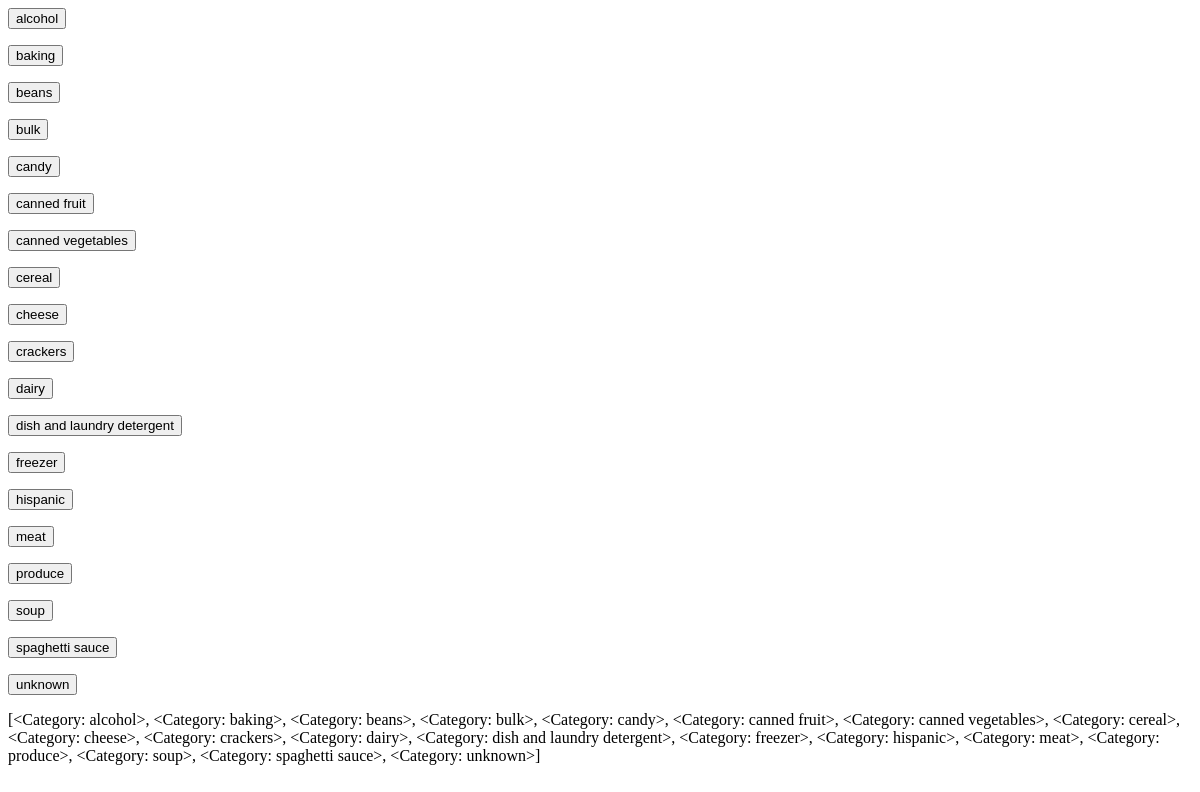
/kitchen/item_selector/, run on an earlier commit of the app's database.
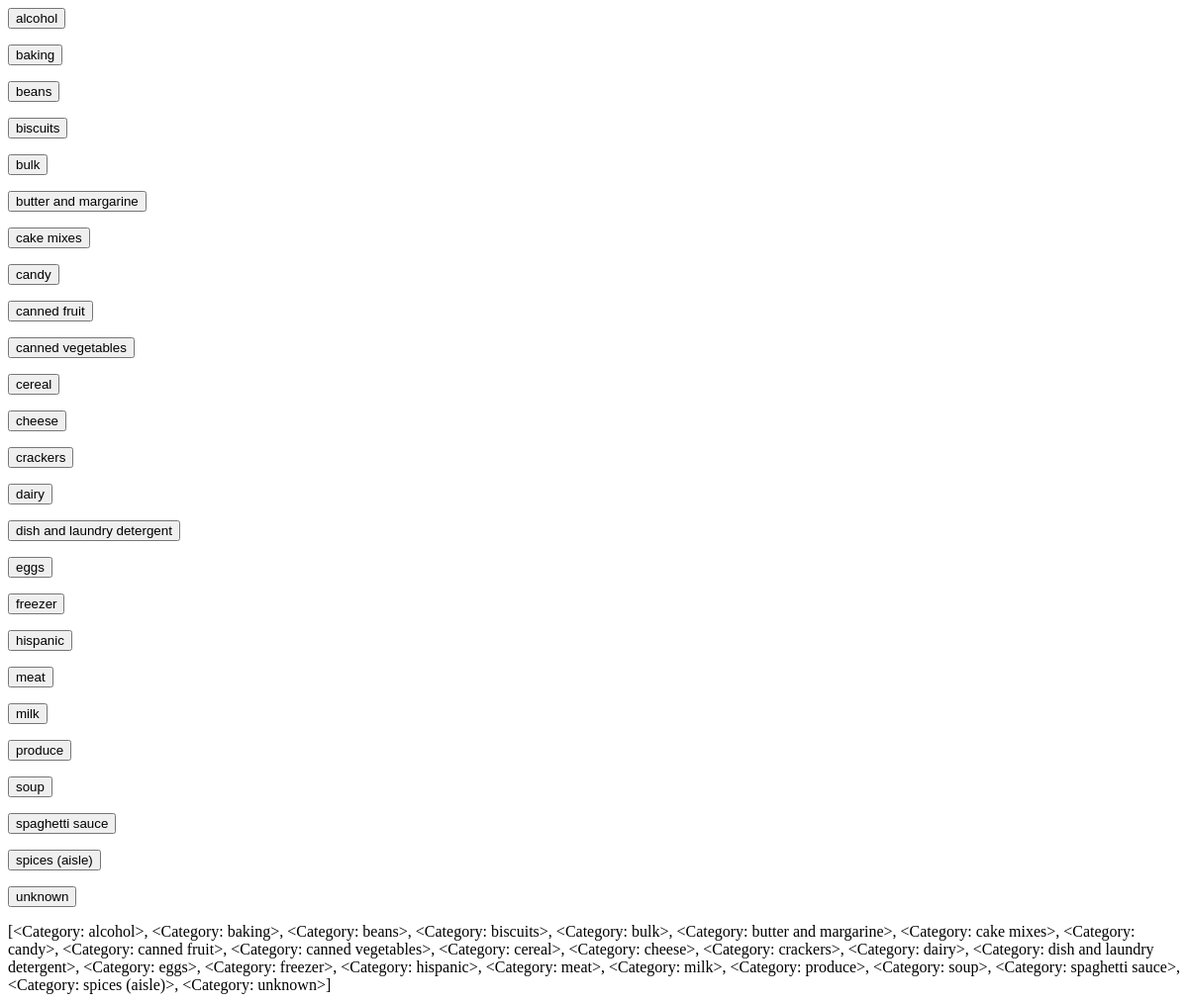
And on a later commit of the database.
### kitchen/models.py (models this page shows)
class Category(models.Model):
    name   = models.CharField(max_length=256)
    class Meta:
        ordering = ('name',)
    def __unicode__(self):
        return self.name

### kitchen/views.py (the view)
# urls.py: url(r'item_selector/$',        views.item_selector,       name='item_selector'),
def item_selector(request):
    pass_through = []
    for p in request.POST.items():
        if p[0][0:3] == 'ud_':
            pass_through.append(p)
    try:
        cat = request.POST['cat']
    except KeyError:
        cat = None
    tree = kitchen.funcs.item_selector_tree2(cat)
    context = {
            'cat': cat,
            'pass_through': pass_through,#request.POST.items(),
            'extra': pass_through,#request.POST.items(),
            }
    if not tree:
        return item_selector_final(request)
        if not cat:
            return render(request, 'kitchen/error.html', {'message':'item selector: no category'})
        choices = kitchen.funcs.category_get_items(cat)
        context['action'] = 'kitchen:item_selector_test'
        temp = 'kitchen/item_selector_final_0.html'
    else:
        choices = tree
        temp = 'kitchen/item_selector.html'
    context['choices'] = choices
    return render(request, temp, context)

### kitchen/funcs.py (called while the page is built)
def category_is_child(c):
    cr_lst = kitchen.models.CategoryRelation.objects.all()
    for cr in cr_lst:
        if c == cr.child:
            return True
    return False

def category_top():
    c_lst = kitchen.models.Category.objects.all()
    ret = []
    for c in c_lst:
        if not category_is_child(c):
            ret.append(c)
    return ret

def item_selector_tree2(cat_name):
    if not cat_name:
        return category_top()
    cat = kitchen.models.Category.objects.filter(name=cat_name)
    return category_get_children_list(cat[0])

### kitchen/templates/kitchen/item_selector.html (shortened to what this page needs)
<html>
	{% for c in choices %}
	<form action="{% url 'kitchen:item_selector' %}" method="post">
		<input type="submit" value="{{ c }}">
	</form>
	{% endfor %}
	{{ choices }}
</html>

What changed in the data, as far as the page shows it:
computed for Category "alcohol": name.name "…baking>, <Category: beans>, <Category: bulk>, <Category: candy>, <Category: canned fruit>, <Category: canned vegetables>, <Category: cereal>, <Category: cheese>, <Category: crackers>, <Category: dairy>, <Category: dish and laundry detergent>, <Category: freezer>, <Category: hispanic>, <Category: meat>, <Category: produce>, <Category: soup>, <Category: spaghetti sauce>, <Category: unknown>]" → "…baking>, <Category: beans>, <Category: biscuits>, <Category: bulk>, <Category: butter and margarine>, <Category: cake mixes>, <Category: candy>, <Category: canned fruit>, <Category: canned vegetables>, <Category: cereal>, <Category: cheese>, <Category: crackers>, <Category: dairy>, <Category: dish and laundry detergent>, <Category: eggs>, <Category: freezer>, <Category: hispanic>, <Category: meat>, <Category: milk>, <Category: produce>, <Category: soup>, <Category: spaghetti sauce>, <Category: spices (aisle)>, <Category: unknown>]"
added Category: name "biscuits"
added Category: name "butter and margarine"
added Category: name "cake mixes"
added Category: name "eggs"
added Category: name "milk"
added Category: name "spices (aisle)"
